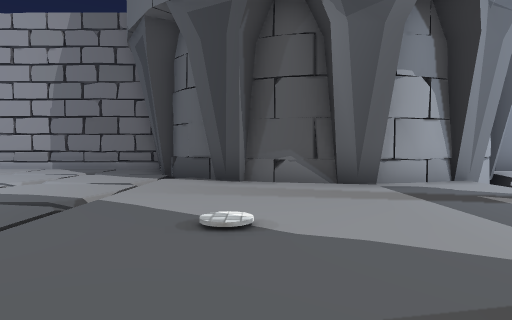
[1] (above)

16 first-person views from a walk through a Unity game level. The camera is 1.4 m above the floor, tilts 2° down and sees 75° across. The floor is counted in squares, 2 m on a side. Each view is taken from the middle of a square. On the plan, view 1 faces up. The plan holds only what a view shows up to about 10 squares ahead; the rest is blank. The place goes on beyond the plan. The player is left out. Some animated figures are not drawn. Some surface patterns are stand-ins.

[2]
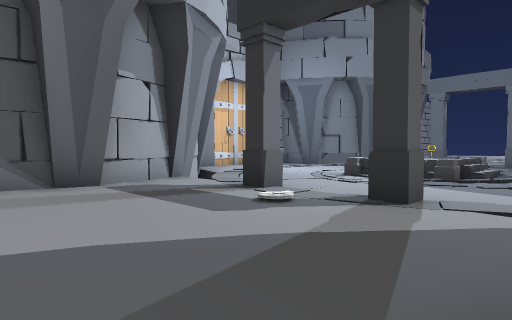

[3]
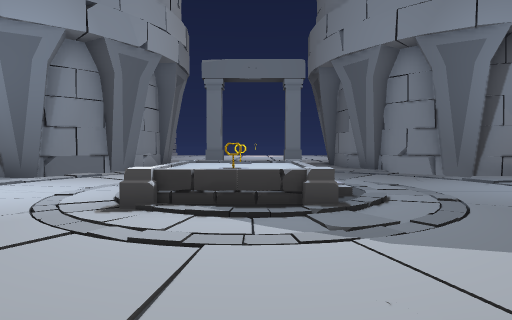

[4]
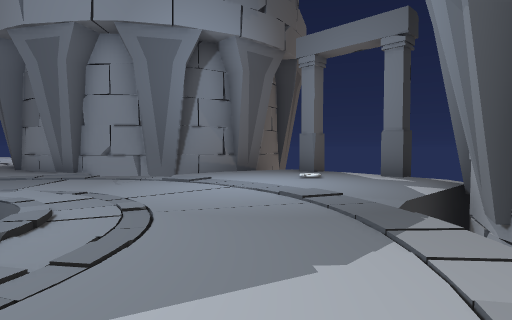

[5]
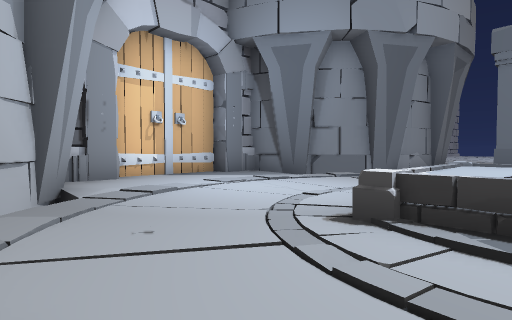

[6]
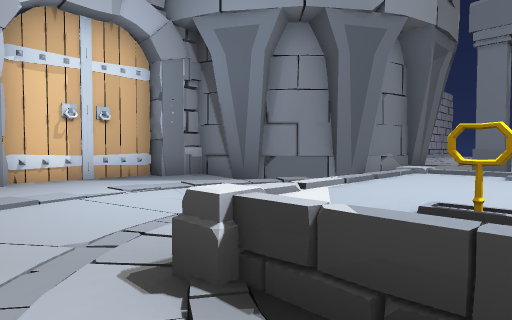

[7]
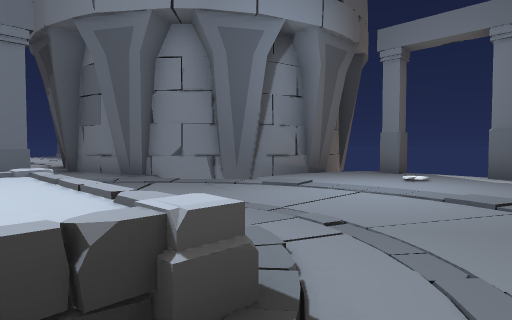

[8]
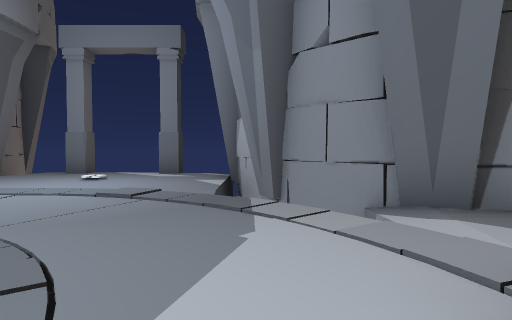

[9]
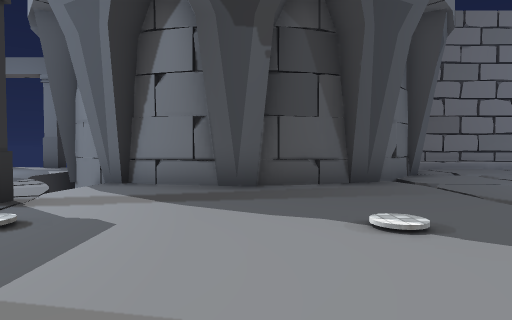

[10]
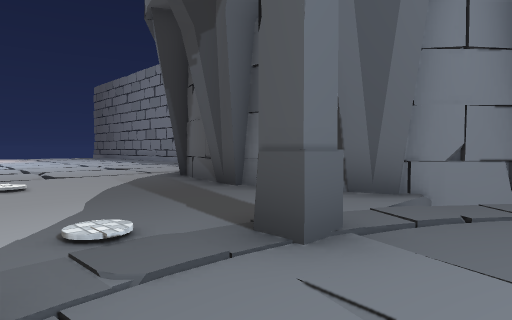

[11]
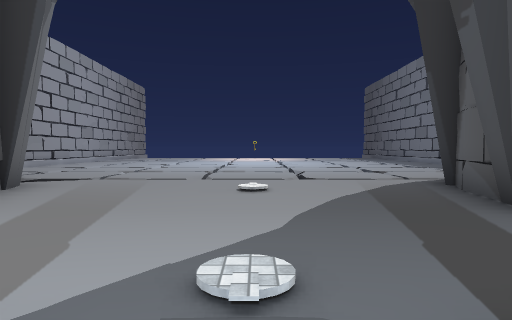

[12]
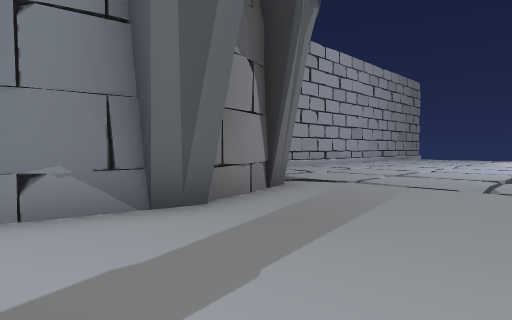

[13]
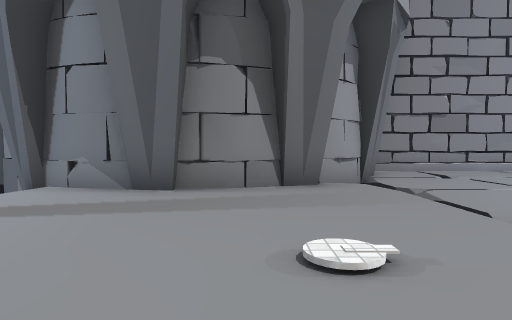

[14]
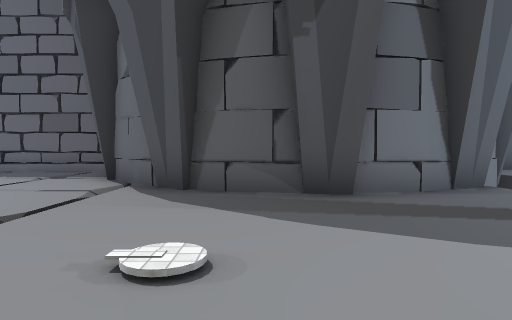

[15]
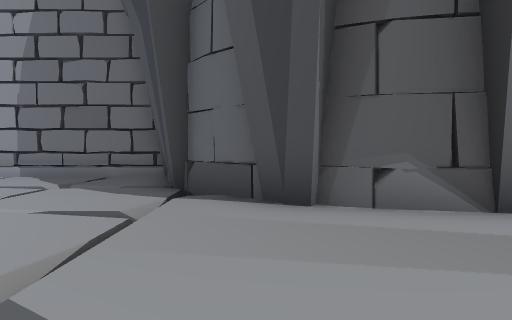

[16]
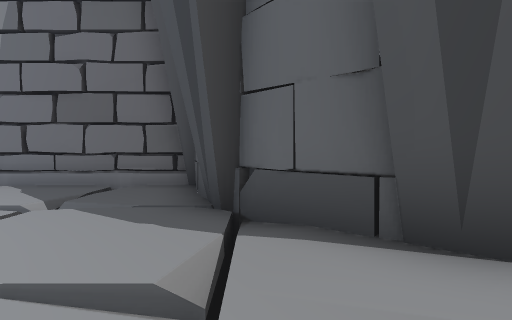

### Floor plan
Key: @ floor where view 1 was taken; # wall or solid block; . main floor; - floor 0.25 m lower than the main floor; : floor 0.75 m higher than the main floor; / step, stairs or slope; = window, fence, low wall or low ledge; I disc; O other object.
Columns run from 5 left of view 1 to 23 right of it. Each row starts with its distance up from view 1.
 12 ###
 11  .#        ########
 10  .#        #......#        #.
  9  -###      #......#      ###-
  8  ...##     #//////##    ##.=.
  7  ....###### ....../######..=.
  6  ............./...  /........
  5  .............///  /.........
  4   .......#...=::/ ..#........
  3   ...I..O....=::/ ...O...O...
  2    ......#..////= ..#........
  1   ............///............
  0  ....@#... .../....=...#...=.
 -1  ...#######//....//########..
 -2  .###    ###//////###     ##.
 -3  .#       ##......##       ##
 -4            #...O..#
 -5            #......#
 -6             .#..#.#
 -7              #    #

Positions as (right, up) in squares from view 1, and headings:
1: (0, 0), facing up
2: (0, 0), facing up-right
3: (4, 3), facing right
4: (5, 2), facing down-right
5: (5, 3), facing up-right
6: (7, 3), facing up-right
7: (7, 3), facing down-right
8: (6, 3), facing down
9: (1, 6), facing down
10: (13, 4), facing down-right
11: (14, 3), facing right
12: (15, 3), facing up-right
13: (19, 1), facing up
14: (19, 5), facing down
15: (-1, 3), facing up
16: (-2, 5), facing up
